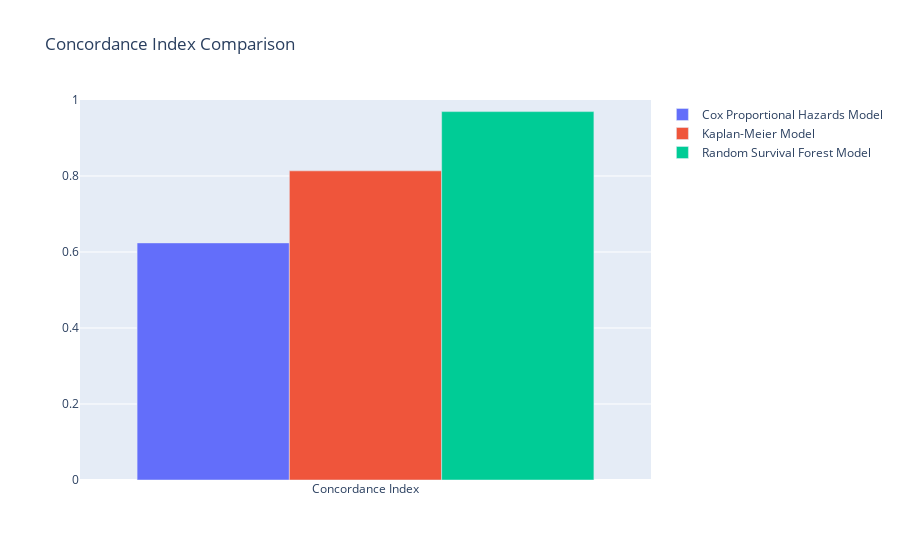

Notebook code for this chart:
### Code cell
import plotly.graph_objects as go

# Calculate the Concordance Indexes
cox_cindex = concordance_index(data['Level'], -data['Cox_Predicted_Churn_Probability'], data['Churn'])
km_cindex = c_index  # Assuming c_index is the Concordance Index for the Kaplan-Meier Model
rsf_cindex = concordance_index_censored(y['Churn'], y['Level'], rsf_pred)[0]

# Create a bar chart
fig = go.Figure(data=[
    go.Bar(name='Cox Proportional Hazards Model', x=['Concordance Index'], y=[cox_cindex]),
    go.Bar(name='Kaplan-Meier Model', x=['Concordance Index'], y=[km_cindex]),
    go.Bar(name='Random Survival Forest Model', x=['Concordance Index'], y=[rsf_cindex])
])

# Change the bar mode
fig.update_layout(barmode='group', title='Concordance Index Comparison', yaxis=dict(range=[0, 1]))

fig.show()

### Figure 1 — Plotly figure (JSON) as saved in the notebook; plotly's stock layout.template omitted (floating-point values rounded to 4 significant figures)
{"data": [{"name": "Cox Proportional Hazards Model", "type": "bar", "x": ["Concordance Index"], "y": [0.6239]}, {"name": "Kaplan-Meier Model", "type": "bar", "x": ["Concordance Index"], "y": [0.8135]}, {"name": "Random Survival Forest Model", "type": "bar", "x": ["Concordance Index"], "y": [0.9694]}], "layout": {"barmode": "group", "title": {"text": "Concordance Index Comparison"}, "yaxis": {"range": [0, 1]}}}
